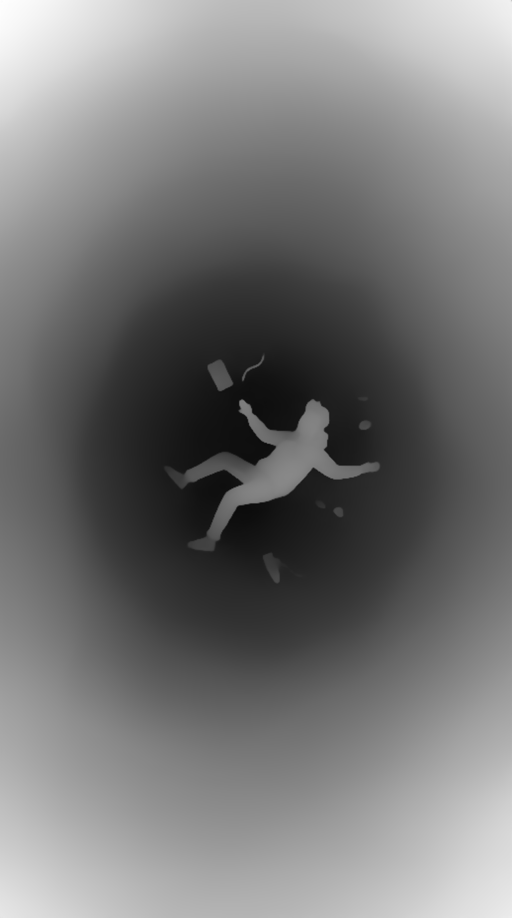
#> input picture ep008/anim/core_depth.png, 1536 x 2752 px, given in place of core_depth.png.png, which was not available (shown at 1/3 size)
$ python -i anim_ep008.py   (imports and definitions only)   (older library calls are emulated)
#> lines starting #> are read from the running program, lines starting #| are printed output that depends on the picture; after the words box and inside, x2 and y2 are one past the last pixel; in counts of white or black regions, pixels touching at a corner belong together
#!/usr/bin/env python3
"""Whatifaholic EP008 — What If You Jumped Into a Hole Through the Earth?
Estilo do canal: ilustração plana em camadas (4 imagens nano_banana_pro, parallax 2.5D por profundidade)
+ animação por código (pycairo). Base: EP007.
Loop de frase: "Which means, right now…" → "You just jumped…" (último frame = frame 0).
Uso: python3 anim_ep008.py [--frames t1,t2,...|last] [--mix-only]   (sem argumentos: render completo + mistura)"""
import math, random, re, json, subprocess, sys, os
import cairo
import numpy as np
from PIL import Image

ROOT = os.path.dirname(os.path.abspath(__file__))
sys.path.insert(0, f"{ROOT}/../lib")
from brand_scratch import draw_scratch  # noqa: E402

W, H, FPS = 1080, 1920, 30
BLD = f"{ROOT}/build"
NARR = f"{ROOT}/audio/narration.wav"
MUSIC = f"{ROOT}/../music/track01_cosmic_ambient.mp3"
SFX = f"{ROOT}/../lib/sfx"
OUT = f"{ROOT}/whatifaholic_ep008_hole.mp4"
# [1 line that did not run here, left out]
# [1 line that did not run here, left out]
# [1 line that did not run here, left out]
# [1 line not run here, left out]

# ---------- cores do tema (terra, magma, oceano; sem paleta fixa) ----------
INK = (1, 1, 1); DARK = (0.06, 0.03, 0.02); GOLD = (1.0, 0.84, 0.3); MAGMA = (1.0, 0.5, 0.12); RED = (1.0, 0.25, 0.2)
SEA = (0.35, 0.8, 1.0); GREY = (0.6, 0.62, 0.68); LIME = (0.6, 1.0, 0.45)

# [1 line not run here, left out]
# [1 line that did not run here, left out]


def bare(w): return re.sub(r"[^\w']", "", w).lower()


def at(tok, n=1, key="s"):
#> called with tok = 'for', n = 1, key = 's'
    k = 0
    for w in words:
        if bare(w["w"]) == tok:
            k += 1
            if k == n: return w[key]
    raise KeyError(tok)


# [7 lines that did not run here, left out]


def clamp(x, a=0.0, b=1.0): return max(a, min(b, x))
def ease(x): x = clamp(x); return 1 - (1 - x) ** 3
def smooth(x): x = clamp(x); return x * x * (3 - 2 * x)
def seg(t, a, b): return ease((t - a) / (b - a)) if b > a else float(t >= a)
def lerp(a, b, k): return a + (b - a) * k
# [37 lines left out: functions popin, rr, text, glow, sparkle, not called in this run]


# partículas de primeiro plano (parallax): três camadas a velocidades diferentes
PART = [(random.random(), random.random(), random.choice((0.4, 0.7, 1.0)), random.random() * 6.28) for _ in range(46)]


# [39 lines left out: functions particles, vignette, space_bg, proj_pt, pin, not called in this run]


def dashed(c, x0, y0, x1, y1, col, a, w=4, dash=18, off=0):
    c.save(); c.set_source_rgba(*col, a); c.set_line_width(w); c.set_dash([dash, dash * 0.7], off)
    c.move_to(x0, y0); c.line_to(x1, y1); c.stroke(); c.restore()


_KEEP = []
NL = 4


def _pool(a):
    h, w = a.shape[:2]
    a = a[:h - h % 2, :w - w % 2]
    return 0.25 * (a[0::2, 0::2] + a[1::2, 0::2] + a[0::2, 1::2] + a[1::2, 1::2])


def _fill(img, w):
    """preenche os píxeis com peso 0 a partir dos vizinhos (pirâmide pull-push), a 1/4 da resolução"""
    small = np.array(Image.fromarray(img.astype(np.uint8)).resize((img.shape[1] // 4, img.shape[0] // 4), Image.BILINEAR), np.float32)
    ws = np.array(Image.fromarray((w * 255).astype(np.uint8)).resize((img.shape[1] // 4, img.shape[0] // 4), Image.BILINEAR), np.float32) / 255
    A, Wt = [small * ws[..., None]], [ws]
    while min(A[-1].shape[:2]) > 4:
        A.append(_pool(A[-1])); Wt.append(_pool(Wt[-1]))
    col = A[-1] / np.maximum(Wt[-1], 1e-4)[..., None]
    for a, wt in zip(reversed(A[:-1]), reversed(Wt[:-1])):
        up = np.array(Image.fromarray(np.clip(col, 0, 255).astype(np.uint8)).resize((a.shape[1], a.shape[0]), Image.BILINEAR), np.float32)
        own = a / np.maximum(wt, 1e-4)[..., None]
        k = np.clip(wt * 4, 0, 1)[..., None]
        col = own * k + up * (1 - k)
    return np.array(Image.fromarray(np.clip(col, 0, 255).astype(np.uint8)).resize((img.shape[1], img.shape[0]), Image.BILINEAR), np.float32)


def _surf(rgb, alpha):
    h, w = alpha.shape
    buf = np.zeros((h, w, 4), np.uint8)
    pm = rgb * alpha[..., None]
    buf[..., 0] = pm[..., 2]; buf[..., 1] = pm[..., 1]; buf[..., 2] = pm[..., 0]; buf[..., 3] = alpha * 255
    s = cairo.ImageSurface.create_for_data(buf, cairo.FORMAT_ARGB32, w, h)
    _KEEP.append(buf)
    return s


def load_layers(name):
#> called with name = 'anim/core_depth.png'
    im = np.array(Image.open(f"{ROOT}/anim/{name}.png").convert("RGB"), np.float32)
    d = np.array(Image.open(f"{ROOT}/anim/{name}_depth.png").convert("L"), np.float32) / 255
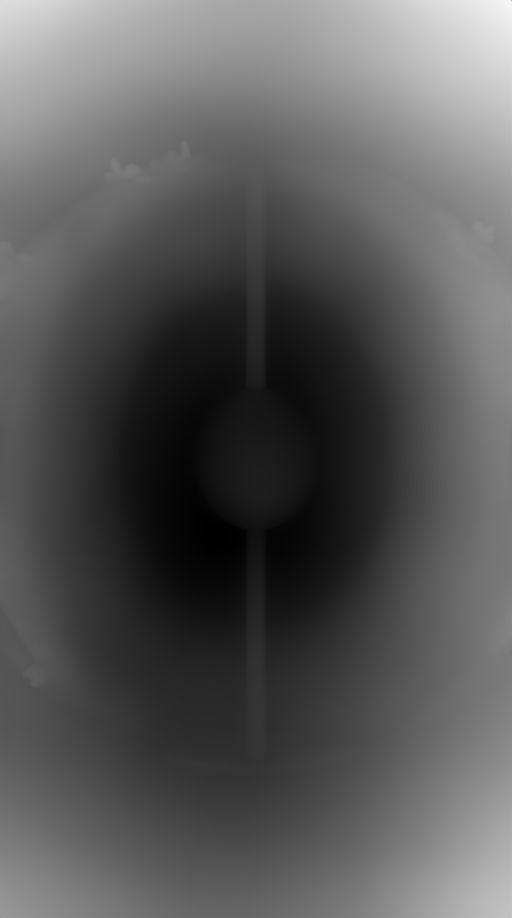
#> input picture ep008/anim/earthcut_depth.png, 1536 x 2752 px, given in place of core_depth.png_depth.png, which was not available (shown at 1/3 size)
    ths = [0.0] + list(np.quantile(d, [0.5, 0.75, 0.9]))
#> ths = [0, 0.337, 0.478, 0.627]
    out = []
    for k in range(NL):
        alpha = np.ones_like(d) if k == 0 else np.clip((d - ths[k]) / 0.025 + 0.5, 0, 1)
        if k < NL - 1:
            keep = (d < ths[k + 1] + 0.035).astype(np.float32)   # píxeis originais por baixo da borda suave da camada seguinte
            rgb = im * keep[..., None] + _fill(im, keep) * (1 - keep[..., None])
        else:
            rgb = im
        out.append(_surf(rgb, alpha))
#> this loop made 1 pass
#> pass 1, in load_layers, `keep = (d < ths[k + 1] + 0.035).astype(np.float32)`:
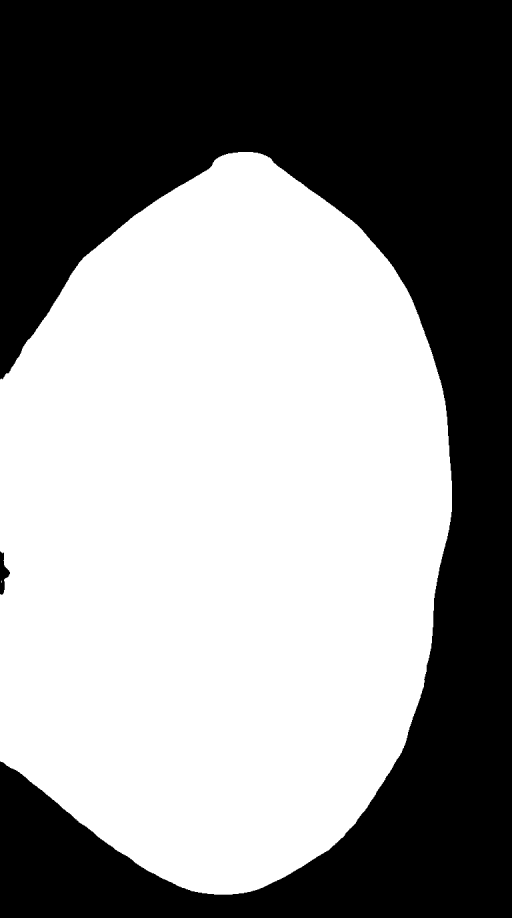
#> keep: shape (2752, 1536) float32 (shown at 1/3 size); values 0 (black) and 1 (white), 56.1% white; 2 black regions, box (x1, y1, x2, y2) and area: (0, 0, 1536, 2752) 1853588, (0, 1654, 30, 1784) 1996
#> pass 1, in _fill, `small = np.array(Image.fromarray(img.astype(np.uint8)).resize((img.sha..`:
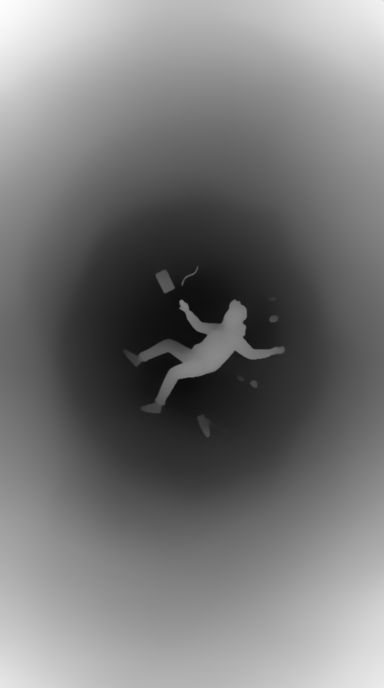
#> small: shape (688, 384, 3) float32; min 10, max 254, mean 119
#> pass 1, in _fill, `ws = np.array(Image.fromarray((w * 255).astype(np.uint8)).resize((img...`:
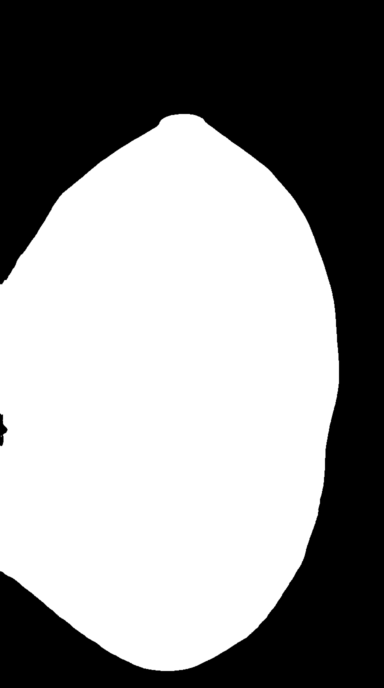
#> ws: shape (688, 384) float32; min 0, max 1, mean 0.561
#> after the loop:
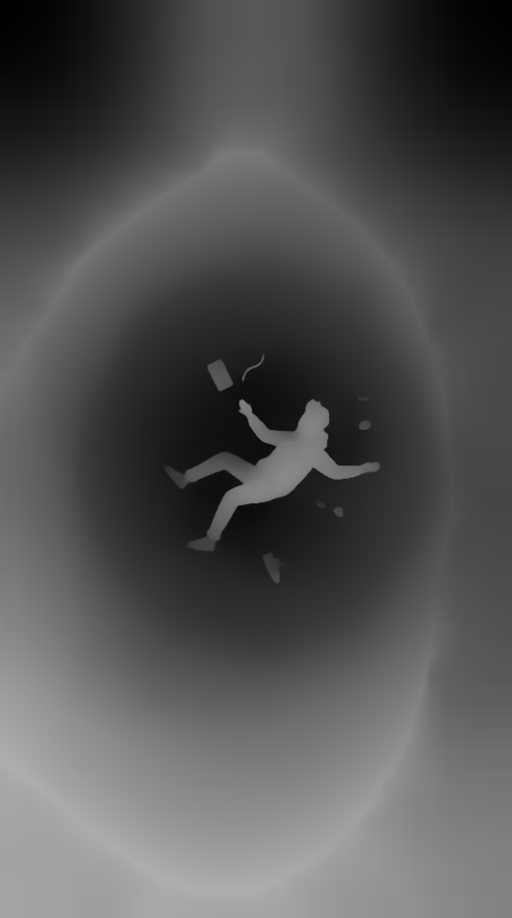
#> rgb: shape (2752, 1536, 3) float32 (shown at 1/3 size); min 0, max 175, mean 84
#> after the loop, out = []
    return out

LAY = {}


def layers(name):
    if name not in LAY: LAY[name] = load_layers(name)
    return LAY[name]


# [33 lines left out: functions draw_par, card, not called in this run]


CONT_TODAY = [
    [(-10, 36), (-9, 43), (-2, 44), (-5, 48), (2, 51), (8, 54), (10, 58), (5, 62), (14, 67), (25, 71), (40, 68), (45, 55),
     (40, 45), (28, 41), (26, 36), (15, 38), (12, 44), (5, 43), (-2, 37)],
    [(-17, 15), (-16, 28), (-6, 36), (10, 37), (25, 32), (34, 31), (43, 12), (51, 12), (40, -5), (40, -16), (33, -26),
     (20, -35), (14, -24), (12, -6), (8, 4), (-8, 5), (-14, 10)],
    [(-80, 9), (-77, -2), (-81, -6), (-70, -18), (-72, -40), (-66, -55), (-58, -38), (-48, -27), (-39, -14), (-35, -6),
     (-50, 0), (-60, 9), (-72, 12)],
    [(-125, 48), (-123, 38), (-110, 23), (-97, 19), (-88, 15), (-80, 9), (-82, 25), (-80, 32), (-70, 42), (-60, 47),
     (-55, 52), (-64, 60), (-80, 63), (-95, 70), (-130, 70), (-165, 66), (-150, 59), (-135, 57)],
    [(-50, 60), (-42, 60), (-20, 70), (-25, 82), (-55, 82), (-70, 76), (-60, 68)],
]


# [64 lines left out: function globe, not called in this run]


# [9 lines not run here, left out]
# [1 line that did not run here, left out]
# [1 line that did not run here, left out]
# [1 line that did not run here, left out]
# [1 line that did not run here, left out]
SP_X0, SP_Y0 = 560, 1040                # canto da caixa do recorte na imagem do quintal


# [8 lines left out: function sprite, not called in this run]


HOLE = (762, 1380)                      # centro do poço na imagem do quintal
# [1 line that did not run here, left out]
EARTH_C = (768, 1370); EARTH_R = 925    # Terra em corte (anim/earthcut.png): centro e meia-altura do túnel
OCEAN_HOLE = (717, 1881)


def img2scr(base, x0, y0, x, y): return (x - x0) * base, (y - y0) * base


# [115 lines left out: functions border, cam_hook, s_hook, s_normal, s_brand, chip and 3 more, not called in this run]


# ---------- túnel em perspetiva (código) ----------
ROCK = [(0.45, 0.3, 0.2), (0.75, 0.32, 0.14), (1.0, 0.55, 0.15), (1.0, 0.85, 0.45)]


# [52 lines left out: functions rock_col, tunnel, gauge, minimap, not called in this run]


def speed_up(t):
    u = (t - T["fall"]) / (T["n28"] - T["fall"])
    return 28000 * (0.3 + 0.7 * smooth(u)) if u < 1 else 28000


# [78 lines left out: functions s_fall, s_weightless, arrow, s_gravity, s_slow, s_tease, not called in this run]


US = (-98, 39); ANTI = (82, -39)


# [96 lines left out: functions s_globe, s_ocean, s_forever, s_end, not called in this run]


# [7 lines that did not run here, left out]
NO_PUNCH = {s_brand, s_end}
# [1 line that did not run here, left out]

# [1 line that did not run here, left out]
# [1 line that did not run here, left out]


# [56 lines left out: functions badge, bell_icon, check, subscribe, not called in this run]


def render_scene(fn, t):
    s = cairo.ImageSurface(cairo.FORMAT_ARGB32, W, H); c = cairo.Context(s); c.set_antialias(cairo.ANTIALIAS_GOOD)
    fn(c, t); return s


# [17 lines left out: function frame_surface, not called in this run]


def frame(t):
    s = frame_surface(t)
    return np.ndarray((H, W, 4), np.uint8, s.get_data())[:, :, [2, 1, 0]].tobytes()


# ---------- legendas (ASS, palavra a palavra) ----------
WEAK = {"a", "an", "the", "to", "of", "for", "on", "in", "it", "and", "but", "is", "your", "you", "or", "by", "that", "my", "me", "no", "one"}
groups, cur = [], []
# [12 lines not run here, left out]


def ts(x):
    h, r = divmod(max(x, 0), 3600); m, s = divmod(r, 60)
    return f"{int(h)}:{int(m):02d}:{s:05.2f}"


HL, WH = "&H0022E0FF&", "&H00FFFFFF&"   # destaque amarelo (BGR): contrasta com o magma, o oceano e o espaço
ev = []
# [9 lines not run here, left out]
ASS = f"{BLD}/captions.ass"
# [14 lines not run here, left out]


# ---------- som ----------
SR = 48000


# [60 lines left out: functions wav, sfx_whoosh, mix, not called in this run]


# [16 lines not run here, left out]

#> (the run stopped early here; a loop or call above may not have finished)
